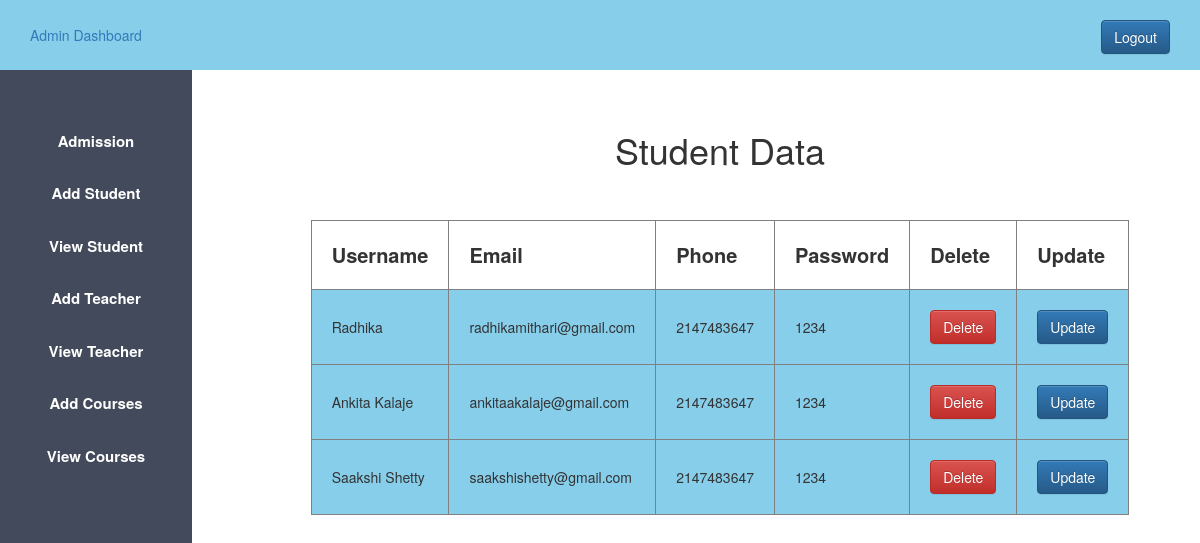
Screenshot of /view_student.php (signed in) with the database file from the repository.
### tables this page shows
CREATE TABLE `user` (
  `id` int(11) NOT NULL,
  `username` varchar(50) DEFAULT NULL,
  `phone` int(30) DEFAULT NULL,
  `email` varchar(50) DEFAULT NULL,
  `userType` varchar(50) DEFAULT NULL,
  `password` varchar(50) DEFAULT NULL
);

### view_student.php (the view, shortened to what this page needs)
<?php
 $host="localhost";
$user="root";
$password="";
$db="collegeproject";
$data=mysqli_connect($host,$user,$password,$db);
$sql="SELECT * FROM user WHERE userType='student'";
$result=mysqli_query($data,$sql);
?>
<!DOCTYPE html>
<html lang="en">
<head>
    <?php
        include 'admin_css.php';
    ?>
</head>
<body>
    <?php
    include 'admin_sidebar.php';
    ?>
 <div class="content">
    <center>
<h1>Student Data</h1>
<br><br>
<table border="1px">
<tr>
    <th class="table_th">Username</th>
    <th class="table_th">Email</th>
    <th class="table_th">Phone</th>
    <th class="table_th">Password</th>
    <th class="table_th">Delete</th>
    <th class="table_th">Update</th>
</tr>
<?php
while($info=$result->fetch_assoc())
{
?>
<tr>
    <td class="table_td">
        <?php
   echo "{$info['username']}";
    ?></td>
    <td class="table_td"><?php
   echo "{$info['email']}";
    ?></td>
    <td class="table_td"><?php
   echo "{$info['phone']}";
    ?></td>
    <td class="table_td"><?php
   echo "{$info['password']}";
    ?></td>
    <td class="table_td"><?php
   echo "<a onClick= \"javascript:return confirm('Are You Sure to Delete this'); \"
   class='btn btn-danger'
   href='delete.php?student_id={$info['id']}'>Delete </a>";
    ?>
    </td>
    <td class="table_td">
        <?php echo "<a class='btn btn-primary'
        href='update_student.php?student_id={$info['id']}'>Update </a>"; ?>
    </td>
</tr>
<?php
}
?>
</table>
</center>
</div>
</body>
</html>

### admin.css (style rules this page uses)
* { margin: 0px; padding: 0px; }
a,a:hover { text-decoration:none!important; }
.content { margin-left:20%; margin-top: 5%; }

### view_student.php (style rules this page uses)
.table_th { padding :20px; font-size:20px; }
.table_td { padding :20px; background-color:skyblue; }

### rows the page displays
user: username "Radhika", email "radhikamithari@gmail.com", phone "2147483647", password "1234"
user: username "Ankita Kalaje", email "ankitaakalaje@gmail.com", phone "2147483647", password "1234"
user: username "Saakshi Shetty", email "saakshishetty@gmail.com", phone "2147483647", password "1234"
